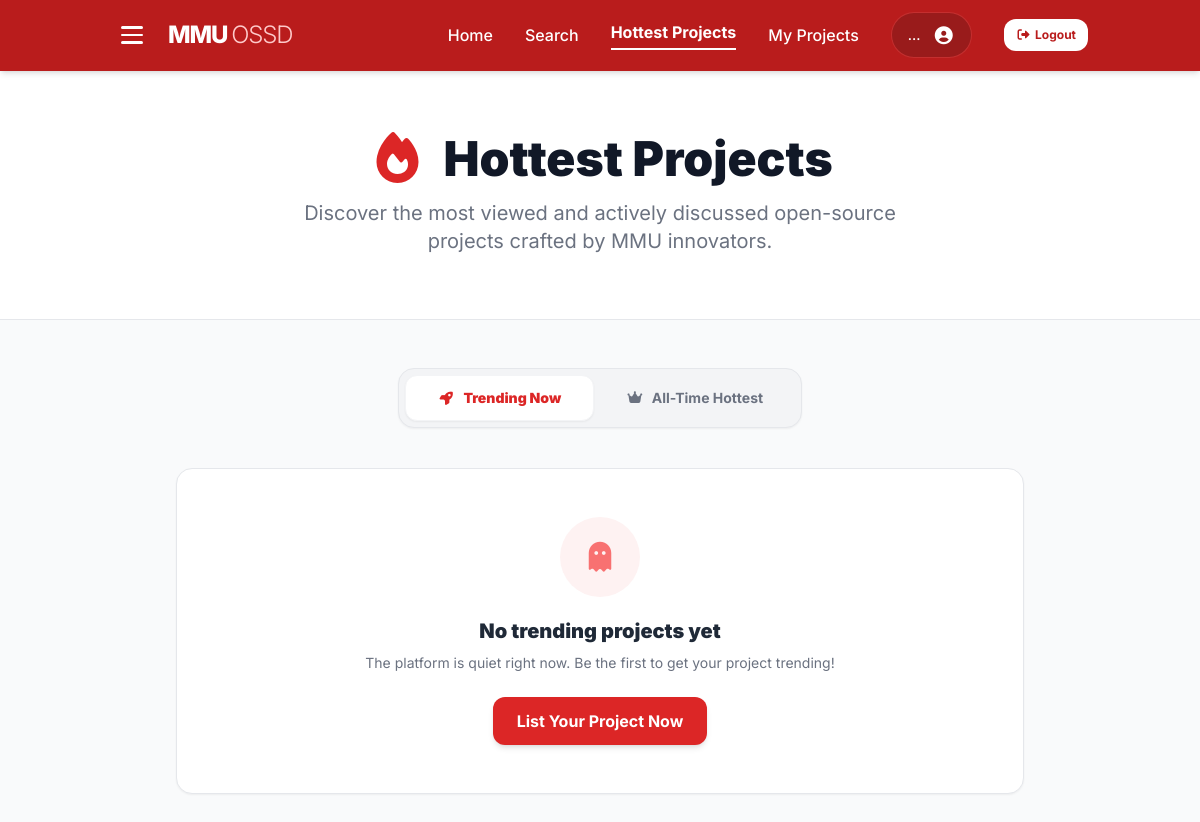
Before: /hottest with the older database file.
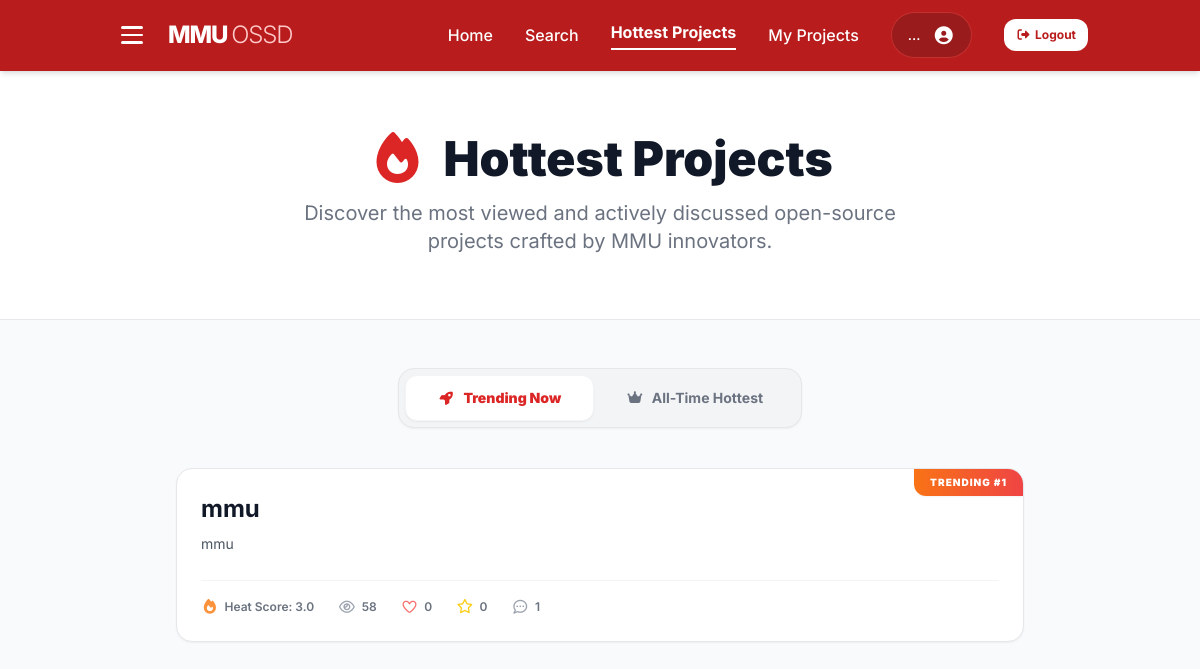
After: the same page with the newer database file.
### website/models.py (models this page shows)
class Project(db.Model):
    __tablename__ = 'projects'
    id = db.Column(db.Integer, primary_key=True, autoincrement=True)
    user_id = db.Column(db.Integer, db.ForeignKey('users.id', ondelete='CASCADE'), nullable=False)
    project_name = db.Column(db.String(255), nullable=False)
    description = db.Column(db.Text, default='')
    status = db.Column(db.String(50), nullable=False, default='Active')
    repo_url = db.Column(db.String(255), default='')
    languages = db.Column(db.String(255), default='')
    roles_needed = db.Column(db.String(255), default='')
    contributors = db.Column(db.String(50), default='1')
    created_at = db.Column(db.DateTime, nullable=False, default=datetime.now(MYT))
    views = db.Column(db.Integer, default=0)
    images = db.relationship('ProjectImage', backref='project', lazy=True, cascade='all, delete-orphan')
    suggestions = db.relationship('Suggestion', backref='project', lazy=True, cascade='all, delete-orphan')
    members = db.relationship('ProjectMember', backref='project', lazy='subquery', cascade='all, delete-orphan')
    stars = db.relationship('ProjectStar', backref='project', lazy=True, cascade='all, delete-orphan')

### website/views.py (the view, shortened to what this page needs)
@views.route('/hottest')
def hottest_projects():
    from datetime import datetime, timezone, timedelta
    all_projects = Project.query.filter(Project.status != 'Archived').all()
    all_time_data = []
    trending_data = []
    now = datetime.now(timezone.utc)
    seven_days_ago = now - timedelta(days=7)
    for p in all_projects:
        project_comment_count = ProjectComment.query.filter_by(project_id=p.id).count()
        attached_posts = CommunityPost.query.filter_by(attached_project_id=p.id).all()
        post_ids = [post.id for post in attached_posts]
        post_save_count = 0
        post_like_count = 0
        if post_ids:
            post_save_count = CommunityPostFavorite.query.filter(CommunityPostFavorite.post_id.in_(post_ids)).count()
            post_like_count = CommunityPostLike.query.filter(CommunityPostLike.post_id.in_(post_ids)).count()
        views = p.views or 0
        primary_lang = p.languages.split(',')[0].strip() if p.languages else 'N/A'
        total_score = (views * 1) + (post_like_count * 5) + (project_comment_count * 10) + (post_save_count * 20)
        project_dict_all_time = {
            'id': p.id,
            'title': p.project_name,
            'description': p.description,
            'language': primary_lang,
            'views': views,
            'comments': project_comment_count,
            'likes': post_like_count,
            'saves': post_save_count,
            'total_score': total_score
        }
        all_time_data.append(project_dict_all_time)
        recent_comments = ProjectComment.query.filter(
            ProjectComment.project_id == p.id,
            ProjectComment.created_at >= seven_days_ago
        ).count()
        recent_views = ProjectViewLog.query.filter(
            ProjectViewLog.project_id == p.id,
            ProjectViewLog.created_at >= seven_days_ago
        ).count()
        recent_saves = 0
        recent_likes = 0
        trending_score = (recent_views * 1) + (recent_likes * 5) + (recent_comments * 10) + (recent_saves * 20)
        if trending_score > 0:
            project_dict_trending = {
                'id': p.id,
                'title': p.project_name,
                'description': p.description,
                'language': primary_lang,
                'views': views,
                'comments': project_comment_count,
                'likes': post_like_count,
                'saves': post_save_count,
                'total_score': total_score,
                'trending_score': trending_score
            }
            trending_data.append(project_dict_trending)
    top_all_time = sorted(all_time_data, key=lambda x: x['total_score'], reverse=True)[:10]
    top_trending = sorted(trending_data, key=lambda x: x['trending_score'], reverse=True)[:10]
    return render_template("Trending.html", all_time_projects=top_all_time, trending_projects=top_trending)

### website/templates/Trending.html (shortened to what this page needs)
<!DOCTYPE html>
<html lang="en">
<head>
    <script src="https://cdn.tailwindcss.com"></script>
    <link href="https://cdnjs.cloudflare.com/ajax/libs/font-awesome/7.0.1/css/all.min.css" rel="stylesheet">
</head>
<body class="bg-gray-50 text-gray-900">
<nav class="bg-red-700 text-white shadow-md sticky top-0 z-50">
    <div class="container mx-auto px-6 py-3 flex items-center justify-between">
        <div class="flex items-center gap-4">
            <button id="menu-btn" class="hamburger" aria-label="Toggle menu" aria-expanded="false">
                <span class="bar"></span>
                <span class="bar"></span>
                <span class="bar"></span>
            </button>
            <h1 class="text-2xl font-extrabold tracking-tighter">
                MMU <span class="font-light text-red-200">OSSD</span>
            </h1>
        </div>
        <div class="hidden md:flex space-x-8 items-center font-medium">
            <a href="{{ url_for('views.home') }}" class="hover:text-red-200 transition">Home</a>
            <a href="{{ url_for('views.search') }}" class="hover:text-red-200 transition">Search</a>
            <a href="{{ url_for('views.hottest_projects') }}" class="text-white font-bold border-b-2 border-white pb-1">Hottest Projects</a>
            <a href="{{ url_for('views.my_projects') }}" class="hover:text-red-200 transition">My Projects</a>
            <a href="{{ url_for('views.profile') }}" class="bg-red-800 px-4 py-2 rounded-full flex items-center space-x-3 border border-red-500/50 cursor-pointer hover:bg-red-900 transition">
                <span id="nav-email" class="text-sm">…</span>
                <i class="fas fa-user-circle text-lg"></i>
            </a>
            <button id="logout-btn" class="bg-white text-red-700 hover:bg-red-50 text-xs font-bold px-3 py-2 rounded-xl transition">
                <i class="fas fa-sign-out-alt mr-1"></i>Logout
            </button>
        </div>
    </div>
</nav>
<header class="bg-white border-b py-16">
    <div class="container mx-auto px-6 text-center">
        <h2 class="text-4xl md:text-5xl font-black text-gray-900 leading-tight flex items-center justify-center gap-4">
            <i class="fas fa-fire text-red-600"></i> Hottest Projects
        </h2>
        <p class="text-gray-500 mt-4 text-xl max-w-2xl mx-auto">
            Discover the most viewed and actively discussed open-source projects crafted by MMU innovators.
        </p>
    </div>
</header>
<main class="container mx-auto px-6 py-12 max-w-4xl">
    <div class="flex justify-center mb-10">
        <div class="bg-gray-100 p-1.5 rounded-2xl inline-flex shadow-sm border border-gray-200">
            <button id="tab-trending" onclick="switchTab('trending')" class="px-8 py-3 rounded-xl text-sm font-black transition-all bg-white text-red-600 shadow-sm border border-gray-100 flex items-center gap-2">
                <i class="fas fa-rocket"></i> Trending Now
            </button>
            <button id="tab-alltime" onclick="switchTab('alltime')" class="px-8 py-3 rounded-xl text-sm font-bold transition-all text-gray-500 hover:text-gray-800 flex items-center gap-2">
                <i class="fas fa-crown"></i> All-Time Hottest
            </button>
        </div>
    </div>
    <div id="list-trending" class="space-y-6">
        {% if trending_projects %}
            {% for project in trending_projects %}
            <div class="bg-white border border-gray-200 rounded-2xl p-6 hover:border-red-300 hover:shadow-md transition shadow-sm group relative overflow-hidden">
                {% if loop.index <= 3 %}
                <div class="absolute top-0 right-0 bg-gradient-to-r from-orange-500 to-red-500 text-white text-[10px] font-black uppercase tracking-widest px-4 py-1.5 rounded-bl-xl shadow-sm">
                    Trending #{{ loop.index }}
                </div>
                {% endif %}
                <a href="{{ url_for('views.project_page', project_id=project.id) }}" class="block pr-16">
                    <h3 class="text-xl md:text-2xl font-bold text-gray-900 group-hover:text-red-600 transition truncate">
                        {{ project.title }}
                    </h3>
                    <p class="text-gray-600 mt-2 text-sm leading-relaxed line-clamp-2">
                        {{ project.description if project.description else "No description provided." }}
                    </p>
                </a>
                <div class="flex items-center gap-6 mt-6 pt-4 border-t border-gray-100 flex-wrap">
                    <span class="flex items-center gap-1.5 text-xs font-semibold text-gray-500">
                        <i class="fas fa-fire text-orange-400 text-sm"></i> Heat Score: {{ "%.1f"|format(project.trending_score) }}
                    </span>
                    <span class="flex items-center gap-1.5 text-xs font-semibold text-gray-500" title="Project Views (daily)">
                        <i class="far fa-eye text-gray-400 text-sm"></i> {{ project.views }}
                    </span>
                    <span class="flex items-center gap-1.5 text-xs font-semibold text-gray-500" title="Post Likes">
                        <i class="far fa-heart text-red-400 text-sm"></i> {{ project.likes }}
                    </span>
                    <span class="flex items-center gap-1.5 text-xs font-semibold text-gray-500" title="Post Saves">
                        <i class="far fa-star text-yellow-400 text-sm"></i> {{ project.saves }}
                    </span>
                    <span class="flex items-center gap-1.5 text-xs font-semibold text-gray-500" title="Project Comments">
                        <i class="far fa-comment-dots text-gray-400 text-sm"></i> {{ project.comments }}
                    </span>
                </div>
            </div>
            {% endfor %}
        {% else %}
            <div class="bg-white p-12 rounded-2xl border border-gray-200 shadow-sm text-center">
                <div class="w-20 h-20 bg-red-50 text-red-400 rounded-full flex items-center justify-center mx-auto mb-5 text-3xl">
                    <i class="fas fa-ghost"></i>
                </div>
                <h3 class="text-xl font-black text-gray-800">No trending projects yet</h3>
                <p class="text-gray-500 text-sm mt-2">The platform is quiet right now. Be the first to get your project trending!</p>
                <a href="{{ url_for('views.list_project') }}" class="mt-6 inline-block bg-red-600 text-white font-bold px-6 py-3 rounded-xl hover:bg-red-700 shadow-md transition">
                    List Your Project Now
                </a>
            </div>
        {% endif %}
    </div>
</main>
</body>
</html>

### website/templates/Trending.html (style rules this page uses)
body { font-family: 'Inter', sans-serif; }
.hamburger { display: flex; flex-direction: column; justify-content: center; align-items: center; width: 40px; height: 40px; cursor: pointer; border: none; background: transparent; border-radius: 8px; padding: 6px; gap: 5px; transition: background 0.2s ease; position: relative; }
.hamburger .bar { display: block; width: 22px; height: 2.5px; border-radius: 99px; background: #fff; transition: transform 0.35s cubic-bezier(0.23, 1, 0.32, 1), opacity 0.25s ease, width 0.3s ease; transform-origin: center; }

Changed rows visible on the page:
now on this page (row edited): Project: title "mmu", description "mmu", trending_score "3.0", views "58", likes "0", saves "0", comments "1"
Other visible differences:
text no longer shown: "No trending projects yet The platform is quiet right now. Be the first to get your project trending! List Your Project Now"
